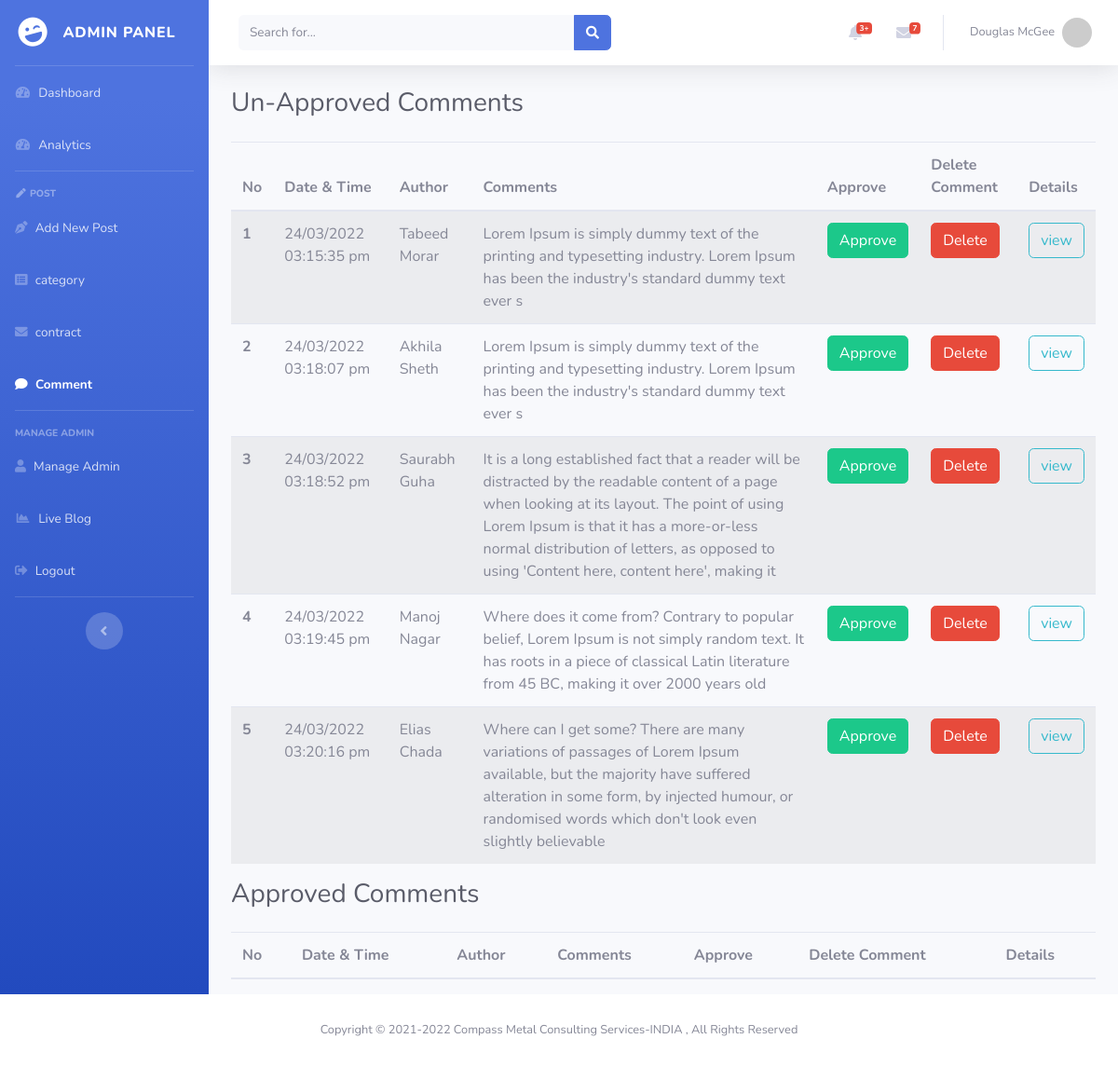
The app's page /admin/admin-comments.php, older data.
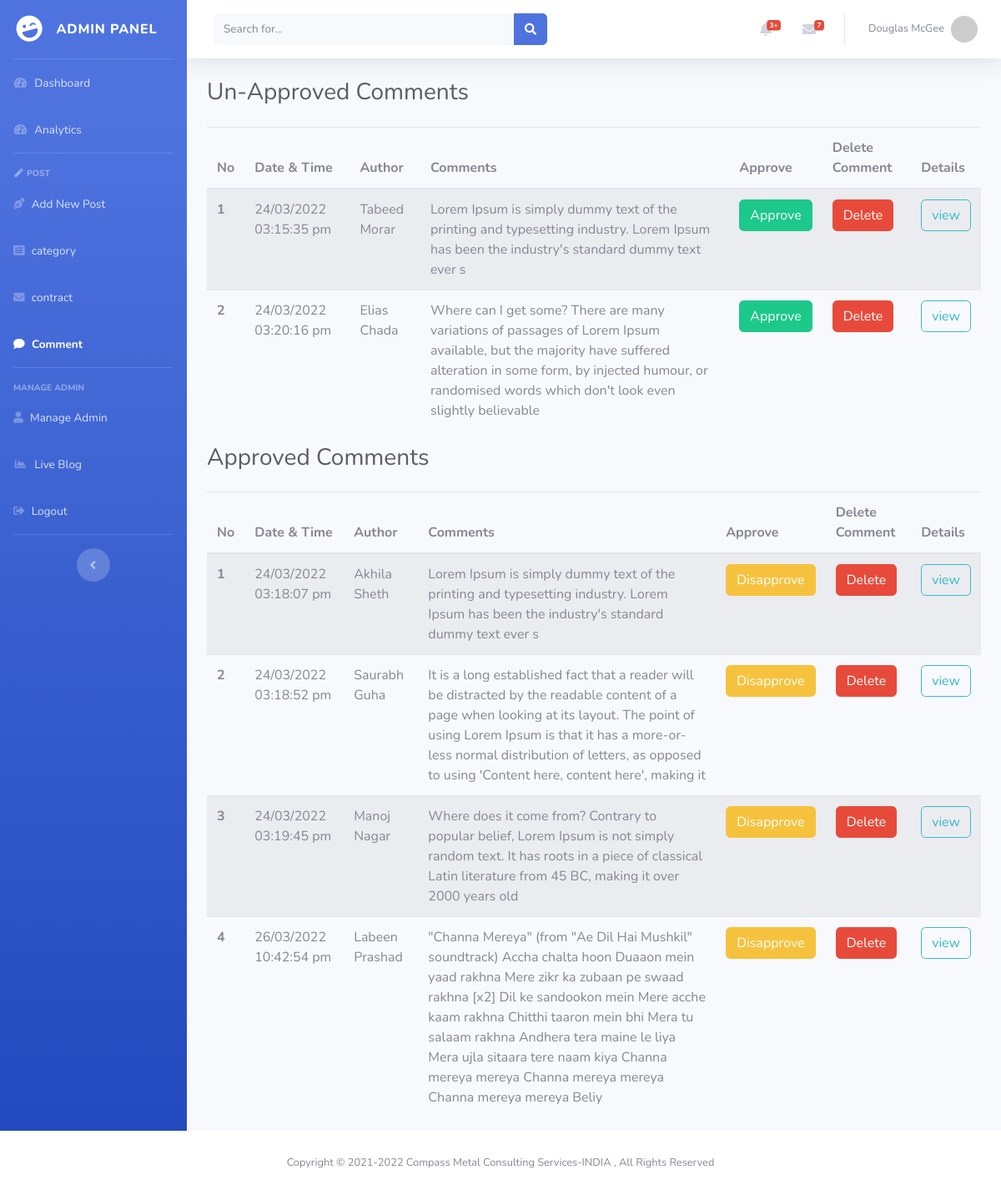
The same page, newer data.
### tables this page shows
CREATE TABLE `comment` (
  `id` int(10) NOT NULL,
  `datetime` varchar(50) NOT NULL,
  `comment` varchar(500) NOT NULL,
  `commentauth` varchar(200) NOT NULL,
  `commentmail` varchar(200) NOT NULL,
  `status` varchar(10) NOT NULL,
  `post_id` int(10) NOT NULL
);

### admin/admin-comments.php (the view, shortened to what the changed rows need)
<?php
 require_once './partials/header.php';
 require_once './partials/db.php';
?>
<body id="page-top">
    <div id="wrapper">
        <div id="content-wrapper" class="d-flex flex-column">
            <div id="content">
                <div class="container-fluid">
                    <div class="d-sm-flex align-items-center justify-content-between mb-4">
                        <h1 class="h3 mb-0 text-gray-800">Un-Approved Comments</h1>
                    </div>
                    <table class="table table-striped">
                        <thead>
                            <tr>
                                <th scope="col">No</th>
                                <th scope="col">Date & Time</th>
                                <th scope="col">Author</th>
                                <th scope="col">Comments</th>
                                <th scope="col">Approve</th>
                                <th scope="col">Delete Comment</th>
                                <th scope="col">Details</th>
                            </tr>
                        </thead>
                        <tbody>
                            <?php
                            $commentQuery = "SELECT * FROM comment WHERE status = 'OFF'";
                            $commentQuery =mysqli_query($conn, $commentQuery);
                                $slno = 0;
                                while ($rows = mysqli_fetch_array($commentQuery)) {
                                    $commentid = $rows['id'];
                                    $commentdatetime = $rows['datetime'];
                                    $commentdetials = $rows['comment'];
                                    $commentAuthor = $rows['commentauth'];
                                    $commentpost_id  = $rows['post_id'];
                                    $slno++; ?>
                            <tr>
                                <th scope="row">
                                    <?= $slno ?>
                                </th>
                                <td>
                                    <?= $commentdatetime ?>
                                </td>
                                <td>
                                    <?= $commentAuthor ?>
                                </td>
                                <td>
                                    <?= $commentdetials ?>
                                </td>
                                <td>
                                    <a href="commentApprove.php?uid=<?=$commentid?>"
                                        class="btn btn-success">
                                        Approve
                                    </a>
                                </td>
                                <td>
                                    <a href="commentDel.php?id=<?=$commentid?>"
                                        class="btn btn-danger">
                                        Delete
                                    </a>
                                </td>
                                <td>
                                    <a href="http://localhost/blog/blog-single.php?id=<?= $commentpost_id ?>"
                                        class="btn btn-outline-info" target="_blank">
                                        view
                                    </a>
                                </td>
                            </tr>
                            <?php
                                }?>
                        </tbody>
                    </table>
                    <div class="d-sm-flex align-items-center justify-content-between mb-4">
                        <h1 class="h3 mb-0 text-gray-800">Approved Comments</h1>
                    </div>
                    <table class="table table-striped">
                        <thead>
                            <tr>
                                <th scope="col">No</th>
                                <th scope="col">Date & Time</th>
                                <th scope="col">Author</th>
                                <th scope="col">Comments</th>
                                <th scope="col">Approve</th>
                                <th scope="col">Delete Comment</th>
                                <th scope="col">Details</th>
                            </tr>
                        </thead>
                        <tbody>
                            <?php
                            $commentQuery = "SELECT * FROM comment WHERE status = 'ON'";
                            $commentQuery =mysqli_query($conn, $commentQuery);
                                $slno = 0;
                                while ($rows = mysqli_fetch_array($commentQuery)) {
                                    $commentid = $rows['id'];
                                    $commentdatetime = $rows['datetime'];
                                    $commentdetials = $rows['comment'];
                                    $commentAuthor = $rows['commentauth'];
                                    $commentpost_id  = $rows['post_id'];
                                    $slno++; ?>
                            <tr>
                                <th scope="row">
                                    <?= $slno ?>
                                </th>
                                <td>
                                    <?= $commentdatetime ?>
                                </td>
                                <td>
                                    <?= $commentAuthor ?>
                                </td>
                                <td>
                                    <?= $commentdetials ?>
                                </td>
                                <td>
                                    <a href="commentApprove.php?cid=<?=$commentid?>"
                                        class="btn btn-warning">
                                        Disapprove
                                    </a>
                                </td>
                                <td>
                                    <a href="commentDel.php?id=<?=$commentid?>"
                                        class="btn btn-danger">
                                        Delete
                                    </a>
                                </td>
                                <td>
                                    <a href="http://localhost/blog/blog-single.php?id=<?= $commentpost_id ?>"
                                        class="btn btn-outline-info" target="_blank">
                                        view
                                    </a>
                                </td>
                            </tr>
                            <?php
                                }?>
                        </tbody>
                    </table>
                </div>
            </div>
            <?php  require_once './partials/footer.php';

Row changes from the older to the newer data that the page shows:
changed comment "24/03/2022 03:18:07 pm": moves from the list under "Un-Approved Comments" to the list under "Approved Comments"
changed comment "24/03/2022 03:18:52 pm": moves from the list under "Un-Approved Comments" to the list under "Approved Comments"
changed comment "24/03/2022 03:19:45 pm": moves from the list under "Un-Approved Comments" to the list under "Approved Comments"
added comment: datetime "26/03/2022 10:42:54 pm", commentauth "Labeen Prashad", comment "\"Channa Mereya\" (from \"Ae Dil Hai Mushkil\" soundtrack) Accha chalta hoon Duaaon mein yaad rakhna Mere zikr ka zubaan pe swaad rakhna [x2] Dil ke sandookon mein Mere acche kaam rakhna Chitthi taaron mein bhi Mera tu salaam rakhna Andhera tera maine le liya Mera ujla sitaara tere naam kiya Channa mereya mereya Channa mereya mereya Channa mereya mereya Beliy", shown under "Approved Comments"
